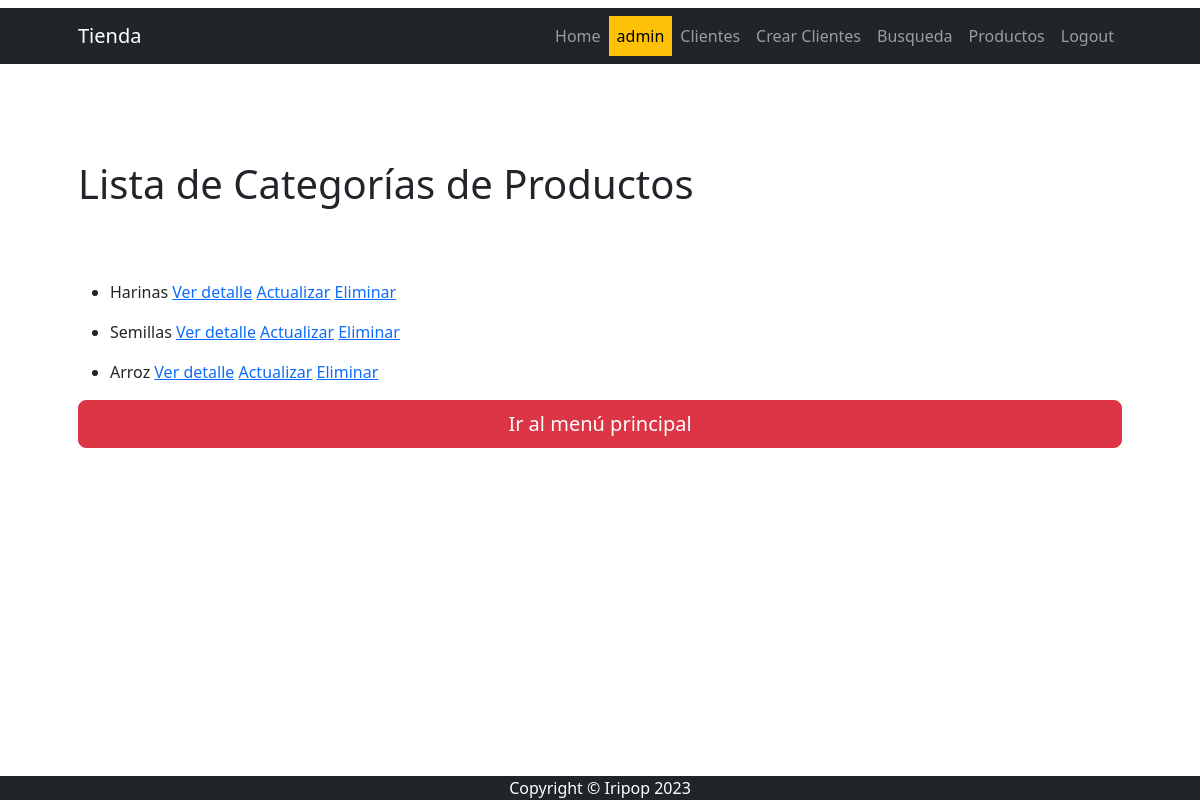
Screenshot of /productocategoria/list/ (signed in) with the database file from the repository.
### apps/producto/models.py (models this page shows, shortened)
class ProductoCategoria(models.Model):
    nombre = models.CharField(max_length=200, unique=True)
    descripcion = models.CharField(
        max_length=250, null=True, blank=True, verbose_name="descripción")
    class Meta:
        verbose_name = "categoría de productos"
        verbose_name_plural = "categorías de productos"

### apps/producto/views.py (the view)
# urls.py: path("productocategoria/list/", views.ProductoCategoriaList.as_view(), name="productocategoria_list"),
class ProductoCategoriaList(ListView):
    model = models.ProductoCategoria

### apps/producto/templates/producto/productocategoria_list.html
{% extends 'producto/index.html' %}
{% block INDEX_TITULO %}
    Lista de Categorías de Productos
{% endblock INDEX_TITULO %}
{% block INDEX_CONTENIDO %}
    {% if object_list %}
        {% for object in object_list %}
            <ul>
                <li>{{ object.nombre }}
                    <a href="{% url 'producto:productocategoria_detail' object.id %}">Ver detalle</a>
                    <a href="{% url 'producto:productocategoria_update' object.id %}">Actualizar</a>
                    <a href="{% url 'producto:productocategoria_delete' object.id %}">Eliminar</a>
                </li>
            </ul>
        {% endfor %}
    {% else %}
        <p>no hay elementos</p>
    {% endif %}
    {% include 'CORE/index_back.html' %}
{% endblock INDEX_CONTENIDO %}

### apps/CORE/templates/CORE/navbar.html (shortened to what this page needs)
{% load static %}
<nav class="navbar navbar-expand-lg navbar-dark bg-dark">
    <div class="container px-5">
        <a class="navbar-brand" href="{% url 'Home:home' %}">Tienda</a>
        <div class="collapse navbar-collapse" id="navbarSupportedContent">
            <ul class="navbar-nav ms-auto mb-2 mb-lg-0">
                <li class="nav-item"><a class="nav-link {% if request.path == "/" %} active  {% endif %}" aria-current="page" href="{% url 'Home:home' %}">Home</a></li>
                {% if user.is_authenticated %}
                    <li class="nav-item"><a class="nav-link text-bg-warning">{{ user.username }}</a></li>
                    <li class="nav-item"><a class="nav-link {% if request.path == "/clientes/" %} active  {% endif %}" href="{% url 'Home:clientes' %}">Clientes</a></li>
                    <li class="nav-item"><a class="nav-link {% if request.path == "/crear/" %} active  {% endif %}" href="{% url 'Home:crear' %}">Crear Clientes</a></li>
                    <li class="nav-item"><a class="nav-link {% if request.path == "/busqueda/" %} active  {% endif %}" href="{% url 'Home:busqueda' %}">Busqueda</a></li>
                    <li class="nav-item"><a class="nav-link {% if request.path == "/producto/" %} active  {% endif %}" href="{% url 'producto:home' %}">Productos</a></li>
                    <li class="nav-item"><a class="nav-link {% if request.path == "/logout/" %} active  {% endif %}" href="{% url 'Home:logout' %}">Logout</a></li>
                {% else %}
                    <li class="nav-item"><a class="nav-link {% if request.path == "/about/" %} active  {% endif %}" href="{% url 'Home:about' %}">Acerca de mí</a></li>
                    <li class="nav-item"><a class="nav-link text-info" href="{% url 'Home:login' %}">Login</a></li>
                {% endif %}
            </ul>
        </div>
    </div>
</nav>

### rows the page displays
ProductoCategoria: nombre "Harinas"
ProductoCategoria: nombre "Semillas"
ProductoCategoria: nombre "Arroz"

### other values shown
{{ user.username }} "admin"
